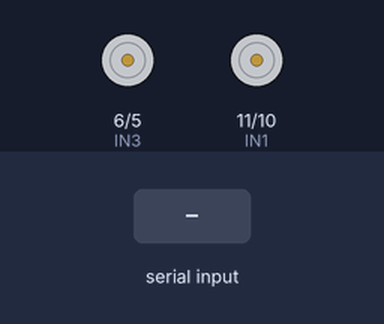
This sketch was run on a simulated Arduino Uno, built with avr-gcc and run on an emulated ATmega328P. On the bench: motor-driver pin pairs drawn as motors (green arrow = first pin HIGH = forward, orange = second pin HIGH = backward, longer = more drive). The test bench sets the inputs (shaded band).

Above: at 1.2 s.
1.3 s: "F" received over Serial
At 2.5 s:
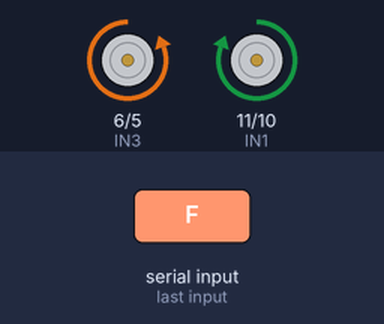
2.8 s: "B" received over Serial
At 3.7 s:
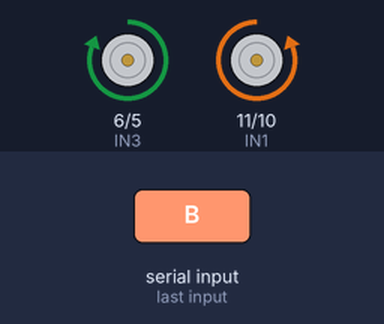
4.3 s: "L" received over Serial
At 4.8 s:
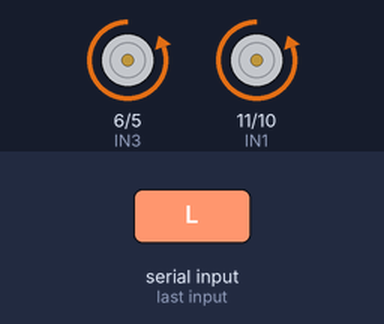
5.8 s: "R" received over Serial
At 7.0 s:
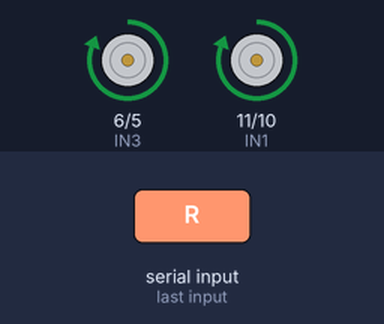
7.3 s: "S" received over Serial
At 8.3 s:
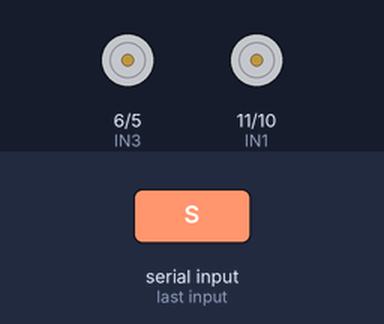
Timing chart, 0 to 9.8 s (numbered marks = the images above; inputs shaded):
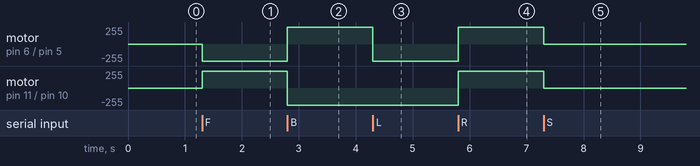

Measured:
- after the input at 1.3 s, motor on pin 6 (IN3) / pin 5 (IN4): stopped → backward 255/255 at once; motor on pin 11 (IN1) / pin 10 (IN2): stopped → forward 255/255 at once
- after the input at 2.8 s, motor on pin 6 (IN3) / pin 5 (IN4): backward 255/255 → forward 255/255 at once; motor on pin 11 (IN1) / pin 10 (IN2): forward 255/255 → backward 255/255 at once
- after the input at 4.3 s, motor on pin 6 (IN3) / pin 5 (IN4): forward 255/255 → backward 255/255 at once
- after the input at 5.8 s, motor on pin 6 (IN3) / pin 5 (IN4), motor on pin 11 (IN1) / pin 10 (IN2): backward 255/255 → forward 255/255 at once
- after the input at 7.3 s, motor on pin 6 (IN3) / pin 5 (IN4), motor on pin 11 (IN1) / pin 10 (IN2): forward 255/255 → stopped at once

The sketch:

car.ino
```cpp
#define IN1 11
#define IN2 10
#define IN3 6
#define IN4 5

char command;

void setup() {
  Serial.begin(9600);   // HC-05 default baud rate

  pinMode(IN1, OUTPUT);
  pinMode(IN2, OUTPUT);
  pinMode(IN3, OUTPUT);
  pinMode(IN4, OUTPUT);

  stopCar();  // Make sure car is stopped at start
}

void loop() {

  if (Serial.available()) {
    command = Serial.read();

    if (command == 'F') {
      forward();
    }
    else if (command == 'B') {
      backward();
    }
    else if (command == 'L') {
      left();
    }
    else if (command == 'R') {
      right();
    }
    else if (command == 'S') {
      stopCar();
    }
  }
}

void forward() {
  // Left side stays the same
  digitalWrite(IN1, HIGH);
  digitalWrite(IN2, LOW);
  // Right side flipped
  digitalWrite(IN3, LOW);
  digitalWrite(IN4, HIGH);
}

void backward() {
  // Left side stays the same
  digitalWrite(IN1, LOW);
  digitalWrite(IN2, HIGH);
  // Right side flipped
  digitalWrite(IN3, HIGH);
  digitalWrite(IN4, LOW);
}

void left() {
  digitalWrite(IN1, LOW);
  digitalWrite(IN2, HIGH);
  digitalWrite(IN3, LOW);
  digitalWrite(IN4, HIGH);
}

void right() {
  digitalWrite(IN1, HIGH);
  digitalWrite(IN2, LOW);
  digitalWrite(IN3, HIGH);
  digitalWrite(IN4, LOW);
}

void stopCar() {
  digitalWrite(IN1, LOW);
  digitalWrite(IN2, LOW);
  digitalWrite(IN3, LOW);
  digitalWrite(IN4, LOW);
}
```
